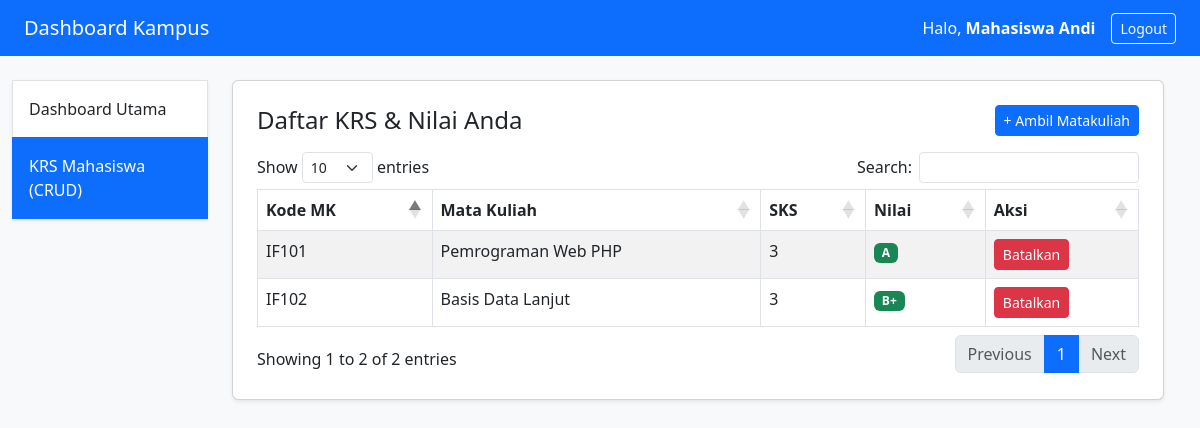
The page /mahasiswa_krs.php (signed in) on the database its author committed.
### tables this page shows
CREATE TABLE IF NOT EXISTS `nilai` (
  `id` INT AUTO_INCREMENT PRIMARY KEY,
  `mahasiswa_id` INT NOT NULL,
  `course_id` INT NOT NULL,
  `nilai` VARCHAR(5) NOT NULL
);

CREATE TABLE IF NOT EXISTS `courses` (
  `id` INT AUTO_INCREMENT PRIMARY KEY,
  `kode_mk` VARCHAR(20) NOT NULL,
  `nama_mk` VARCHAR(100) NOT NULL,
  `sks` INT NOT NULL
);

### mahasiswa_krs.php (the view, shortened to what this page needs)
<?php
$db = new Database();
$conn = $db->getConnection();
$user_id = $_SESSION['user_id'];
$error = "";
$action = isset($_GET['action']) ? $_GET['action'] : 'list';
$all_courses = $conn->query("SELECT * FROM courses")->fetchAll(PDO::FETCH_ASSOC);
$stmt = $conn->prepare("SELECT n.id, c.kode_mk, c.nama_mk, c.sks, n.nilai
                        FROM nilai n
                        JOIN courses c ON n.course_id = c.id
                        WHERE n.mahasiswa_id = :m_id");
$stmt->bindParam(":m_id", $user_id);
$stmt->execute();
$krs_list = $stmt->fetchAll(PDO::FETCH_ASSOC);
?>
<!DOCTYPE html>
<html lang="id">
<head>
    <link href="https://cdn.jsdelivr.net/npm/bootstrap@5.3.0/dist/css/bootstrap.min.css" rel="stylesheet">
    <link href="https://cdn.datatables.net/1.13.6/css/dataTables.bootstrap5.min.css" rel="stylesheet">
</head>
<body class="bg-light">
<nav class="navbar navbar-expand-lg navbar-dark bg-primary mb-4">
    <div class="container-fluid px-4">
        <a class="navbar-brand" href="dashboard.php">Dashboard Kampus</a>
        <div class="d-flex text-white align-items-center">
            <span class="me-3">Halo, <strong><?= htmlspecialchars($_SESSION['nama']) ?></strong></span>
            <a href="logout.php" class="btn btn-outline-light btn-sm">Logout</a>
        </div>
    </div>
</nav>
<div class="container-fluid px-4">
    <div class="row">
        <div class="col-md-3 col-lg-2 px-0 mb-4">
            <div class="list-group shadow-sm rounded-0">
                <a href="dashboard.php" class="list-group-item list-group-item-action py-3">Dashboard Utama</a>
                <a href="mahasiswa_krs.php" class="list-group-item list-group-item-action active py-3">KRS Mahasiswa (CRUD)</a>
            </div>
        </div>
        <div class="col-md-9 col-lg-10 px-md-4">
            <?php if ($action == 'add'): ?>
                <div class="card shadow-sm p-4 mb-4">
                    <div class="d-flex justify-content-between align-items-center mb-3">
                        <h4 class="mb-0">Ambil Mata Kuliah Baru</h4>
                        <a href="mahasiswa_krs.php" class="btn btn-secondary btn-sm">&larr; Kembali</a>
                    </div>
                    <?php if ($error): ?><div class="alert alert-danger py-2"><?= $error ?></div><?php endif; ?>
                    <form method="POST">
                        <div class="mb-4">
                            <label class="form-label">Pilih Mata Kuliah</label>
                            <select name="course_id" class="form-control" required>
                                <option value="">-- Pilih Matakuliah --</option>
                                <?php foreach ($all_courses as $c): ?>
                                    <option value="<?= $c['id'] ?>"><?= $c['kode_mk'] ?> - <?= $c['nama_mk'] ?> (<?= $c['sks'] ?> SKS)</option>
                                <?php endforeach; ?>
                            </select>
                        </div>
                        <div class="d-flex justify-content-end gap-2">
                            <a href="mahasiswa_krs.php" class="btn btn-secondary">Batal</a>
                            <button type="submit" class="btn btn-primary">Simpan</button>
                        </div>
                    </form>
                </div>
            <?php else: ?>
                <div class="card shadow-sm p-4">
                    <div class="d-flex justify-content-between align-items-center mb-3">
                        <h4 class="mb-0">Daftar KRS & Nilai Anda</h4>
                        <a href="mahasiswa_krs.php?action=add" class="btn btn-primary btn-sm">+ Ambil Matakuliah</a>
                    </div>
                    <table id="dataTable" class="table table-striped table-bordered">
                        <thead>
                            <tr>
                                <th>Kode MK</th>
                                <th>Mata Kuliah</th>
                                <th>SKS</th>
                                <th>Nilai</th>
                                <th>Aksi</th>
                            </tr>
                        </thead>
                        <tbody>
                            <?php foreach ($krs_list as $k): ?>
                            <tr>
                                <td><?= htmlspecialchars($k['kode_mk']) ?></td>
                                <td><?= htmlspecialchars($k['nama_mk']) ?></td>
                                <td><?= $k['sks'] ?></td>
                                <td>
                                    <?php if($k['nilai'] == '-'): ?>
                                        <span class="badge bg-secondary">Belum ada</span>
                                    <?php else: ?>
                                        <span class="badge bg-success"><?= $k['nilai'] ?></span>
                                    <?php endif; ?>
                                </td>
                                <td>
                                    <a href="mahasiswa_krs.php?hapus=<?= $k['id'] ?>" class="btn btn-sm btn-danger" onclick="return confirm('Batalkan matakuliah ini?')">Batalkan</a>
                                </td>
                            </tr>
                            <?php endforeach; ?>
                        </tbody>
                    </table>
                </div>
            <?php endif; ?>
        </div>
    </div>
</div>
</body>
</html>

### rows shown on the page
nilai: course.kode_mk "IF101", course.nama_mk "Pemrograman Web PHP", course.sks "3", nilai "A"
nilai: course.kode_mk "IF102", course.nama_mk "Basis Data Lanjut", course.sks "3", nilai "B+"

### other values the page prints
$_SESSION['nama'] "Mahasiswa Andi"
